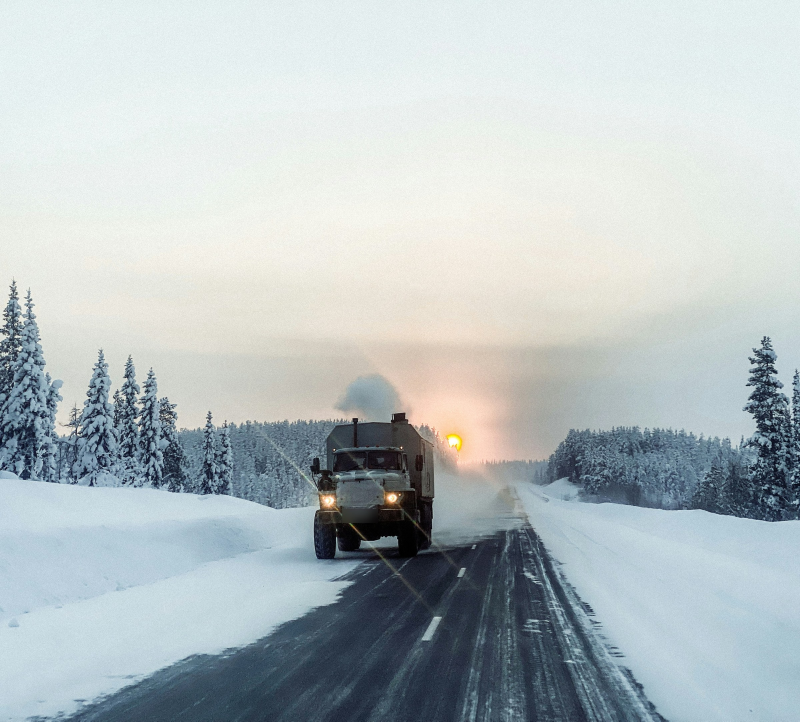
#> input picture design/media/photos/p1-winter-highway-truck.jpg, 2400 x 2164 px (shown at 1/3 size)
$ python build_media.py
#> lines starting #> are read from the running program, lines starting #| are printed output that depends on the picture
"""Convert the approved images in design/media/ into web/public/media/.

Only the files listed in design/MEDIA_LIST.md are copied. Photos become WebP,
max 1600 px on the long edge, under 200 KB each (CLAUDE.md "Speed"). The hero
truck and the SVG backups are copied as they are: the truck is already a small
733 px WebP and must not be resampled.

Usage:  python pipeline/build_media.py
"""
import sys
from pathlib import Path

from PIL import Image

ROOT = Path(sys.argv[1]).resolve() if len(sys.argv) > 1 else Path(__file__).resolve().parents[1]
SRC, SRC_PHOTOS = ROOT / "design/media", ROOT / "design/media/photos"
OUT = ROOT / "web/public/media"

MAX_EDGE = 1600
MAX_KB = 200

# Each photo is encoded for the box it actually renders in. The card images sit
# in roughly 400-500 px slots, so shipping them at 1600 px was paying three
# times over for pixels no one sees. Only the two full-bleed photos stay large.
MAX_EDGE_OVERRIDE = {
    "p9-closing-band-aerial-terminal.jpg": 1250,  # winter hero, full-bleed
    "p1-winter-highway-truck.jpg": 1600,          # home winter band, full-bleed
    "p2-steel-drums.jpg": 900,                    # reveal card
    "p4-bulk-tank-trailer.jpg": 900,              # reveal card
    "p7-cold-snap-street.jpg": 900,               # reveal card + playbook card
    "p8-arrived-cold.jpg": 720,                   # playbook card
}

# The winter hero sits at 100% behind a dark gradient wash, so it tolerates
# heavier compression than a photo being read directly.
MAX_KB_OVERRIDE = {
    # Sits at full bleed under a heavy dark gradient, so it carries far more
    # compression than a photo being read directly.
    "p9-closing-band-aerial-terminal.jpg": 128,
}

# Some photos appear full-bleed on one page and inside a small card on another.
# Shipping one 1600 px file to both means the card page pays for pixels it never
# shows, so those get a second, card-sized variant. Same picture, same crop.
VARIANTS = {
    # p1 is a full-bleed band on the home page and a playbook card on /winter.
    "p1-winter-highway-truck.jpg": [("-card", 800)],
}

# Photos listed in design/MEDIA_LIST.md. Converted to WebP.
PHOTOS = [
    "p1-winter-highway-truck.jpg",
    "p2-steel-drums.jpg",
    "p4-bulk-tank-trailer.jpg",
    "p7-cold-snap-street.jpg",
    "p8-arrived-cold.jpg",
    "p9-closing-band-aerial-terminal.jpg",
]

# Copied byte for byte: already optimised, or vector.
# The truck intro was replaced by the scroll-driven blizzard, so the hero truck
# images are no longer copied to the site. The originals stay in design/media/.
# Nothing in the site references the two truck drawings since the blizzard
# replaced the truck intro, so they are no longer published. The originals stay
# in design/media/.
VERBATIM: list[str] = []


def convert(src: Path, dst: Path, max_edge: int = MAX_EDGE, max_kb: int = MAX_KB) -> str:
    # design/MEDIA_LIST.md: every photo displays in black and white. Converting
    # for real (rather than only with a CSS filter) drops the chroma channels,
    # which buys a lot of quality inside the size budget and keeps the look even
    # if the CSS filter is not applied.
#> called with max_edge = 1600, max_kb = 200
    im = Image.open(src).convert("L")
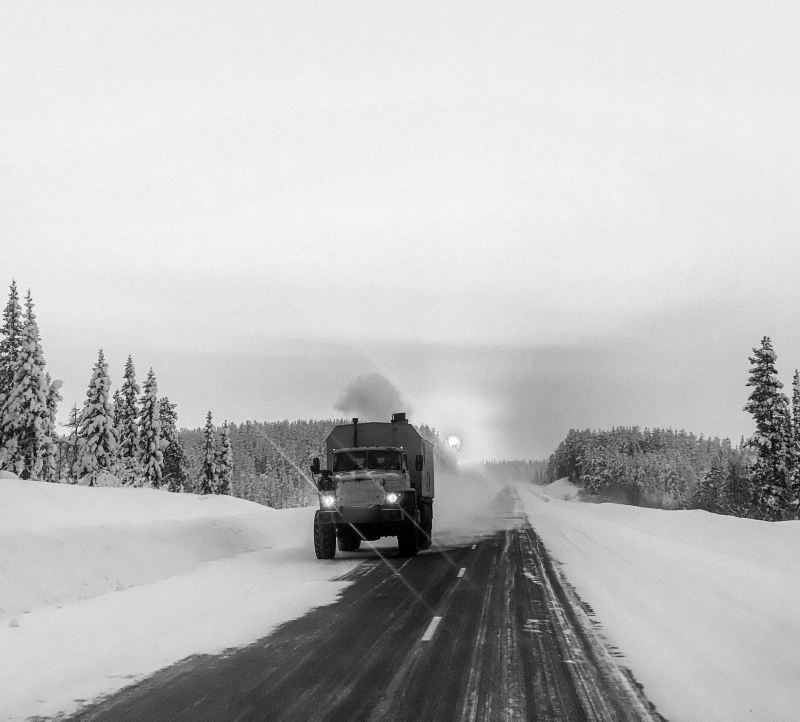
#> im: PIL image 2400x2164 L (shown at 1/3 size); min 0, max 255, mean 189
    w, h = im.size
#> w = 2400; h = 2164
    if max(w, h) > max_edge:
        scale = max_edge / max(w, h)
#> scale = 0.667
        im = im.resize((round(w * scale), round(h * scale)), Image.LANCZOS)
#> im: PIL image 1600x1443 L

    # Step quality down until the file fits the budget.
    for q in (82, 76, 70, 64, 58, 52, 46, 40):
        im.save(dst, "WEBP", quality=q, method=6)
        if dst.stat().st_size <= max_kb * 1024:
            break
    kb = dst.stat().st_size / 1024
#> kb = 150.9
    flag = "" if kb <= max_kb else "  OVER BUDGET"
#> flag = ''
    return f"{dst.name:40} {im.size[0]}x{im.size[1]}  q={q}  {kb:6.1f} KB{flag}"


def main() -> int:
    OUT.mkdir(parents=True, exist_ok=True)
    missing, over = [], []

    for name in PHOTOS:
        src = SRC_PHOTOS / name
        if not src.exists():
            missing.append(str(src.relative_to(ROOT)))
            continue
        line = convert(src, OUT / (Path(name).stem + ".webp"),
                       MAX_EDGE_OVERRIDE.get(name, MAX_EDGE),
                       MAX_KB_OVERRIDE.get(name, MAX_KB))
        for suffix, edge in VARIANTS.get(name, []):
            print(convert(src, OUT / (Path(name).stem + suffix + ".webp"), edge, MAX_KB))
#> call 2 of convert, with max_edge = 800, max_kb = 200
#> in convert (call 2), `im = im.resize((round(w * scale), round(h * scale)), Image.LANCZOS)`:
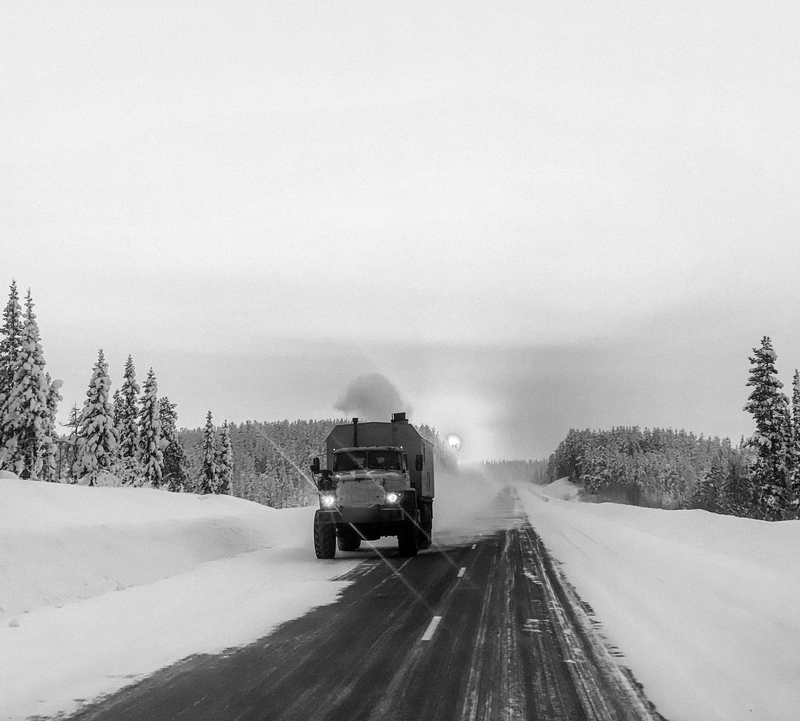
#> im: PIL image 800x721 L; min 0, max 255, mean 189
#> in convert (call 2), `kb = dst.stat().st_size / 1024`: kb = 39.21
        if "OVER BUDGET" in line:
            over.append(line)
        print(line)
#| p1-winter-highway-truck.webp             1600x1443  q=76   150.9 KB
#> pass 2 of the loop in main, `for name in PHOTOS:`:
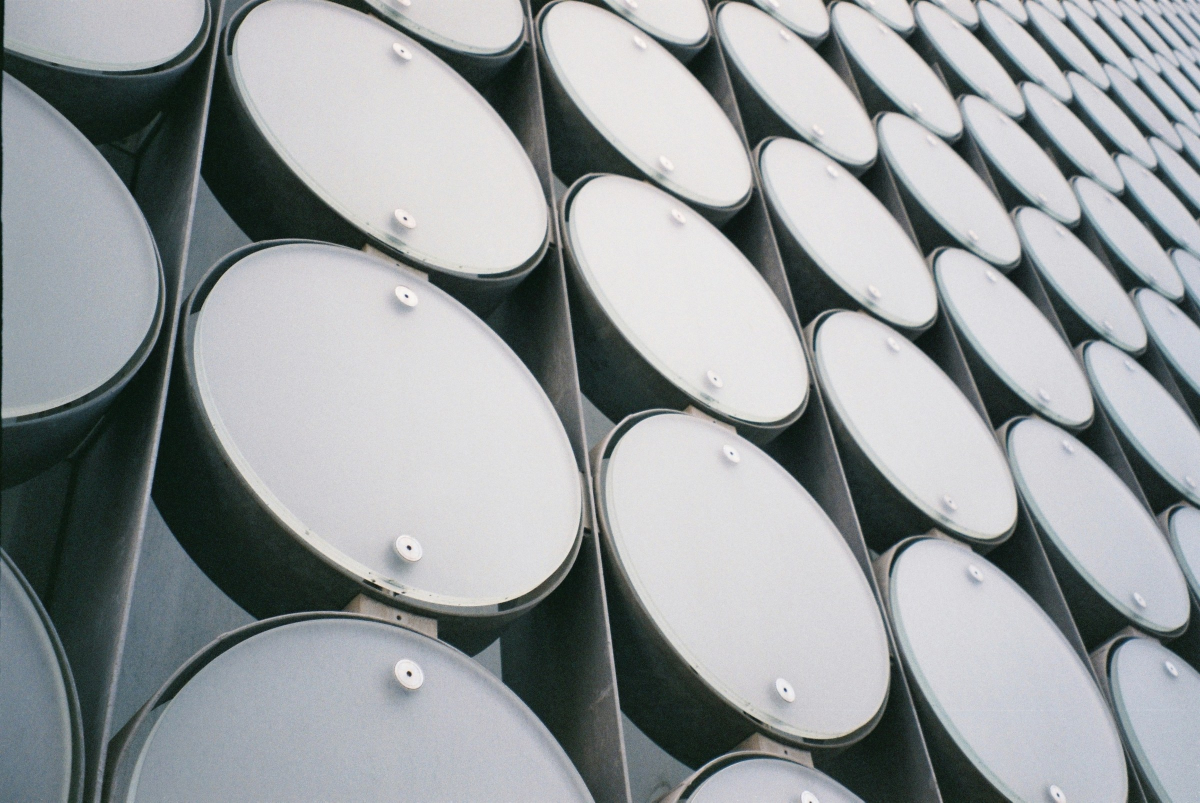
#> input picture design/media/photos/p2-steel-drums.jpg, 2400 x 1605 px (shown at 1/2 size)
#> in convert (call 3), `im = im.resize((round(w * scale), round(h * scale)), Image.LANCZOS)`:
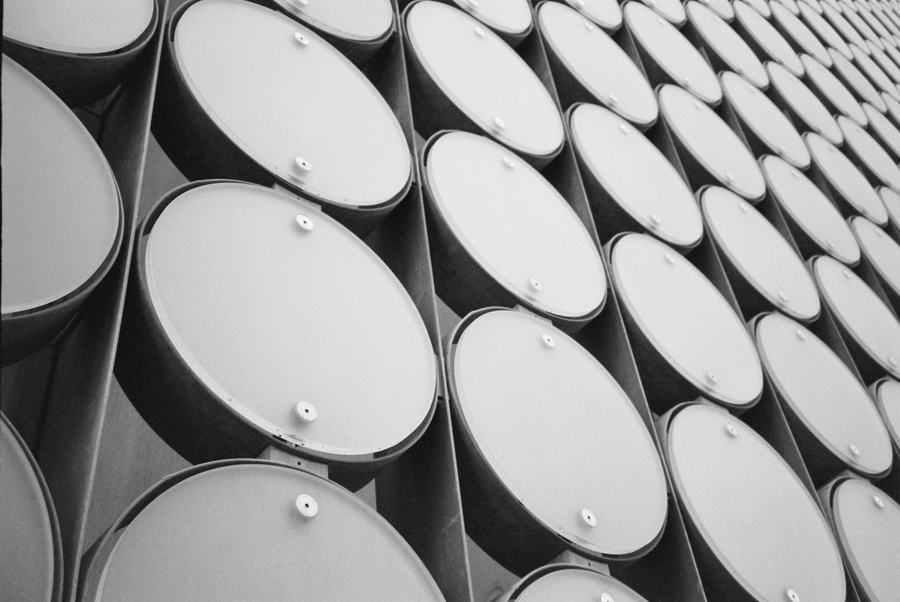
#> im: PIL image 900x602 L; min 9, max 248, mean 155
#> kb = 32.69
#| p2-steel-drums.webp                      900x602  q=82    32.7 KB
#> pass 3 of the loop in main, `for name in PHOTOS:`:
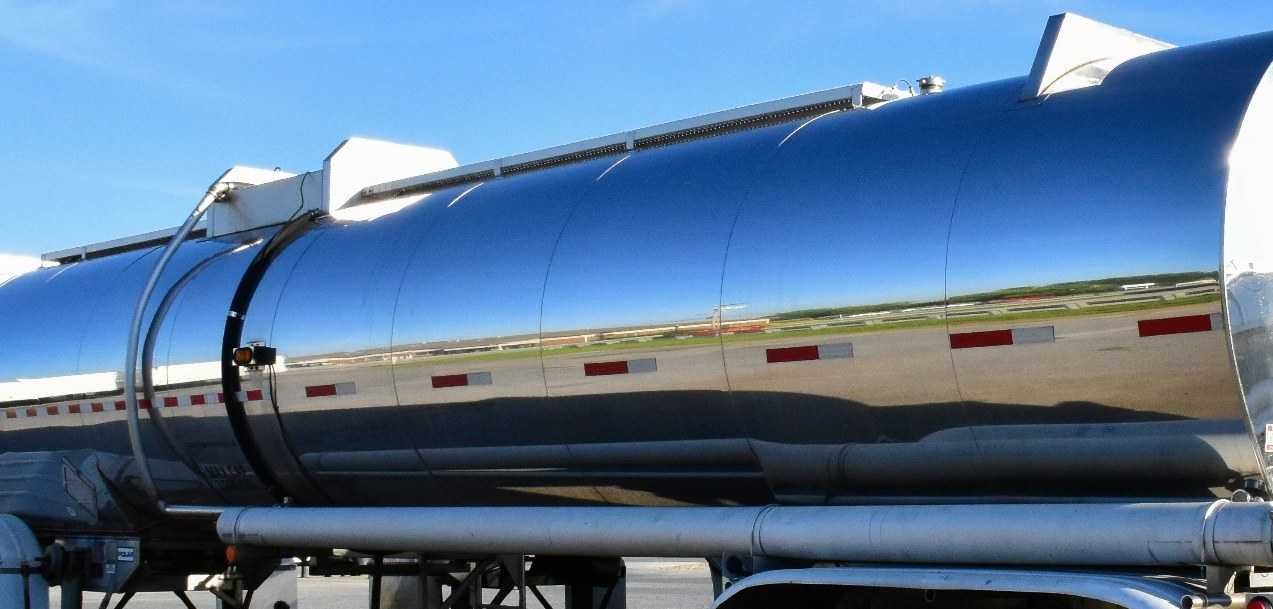
#> input picture design/media/photos/p4-bulk-tank-trailer.jpg, 1273 x 609 px
#> in convert (call 4), `im = Image.open(src).convert("L")`:
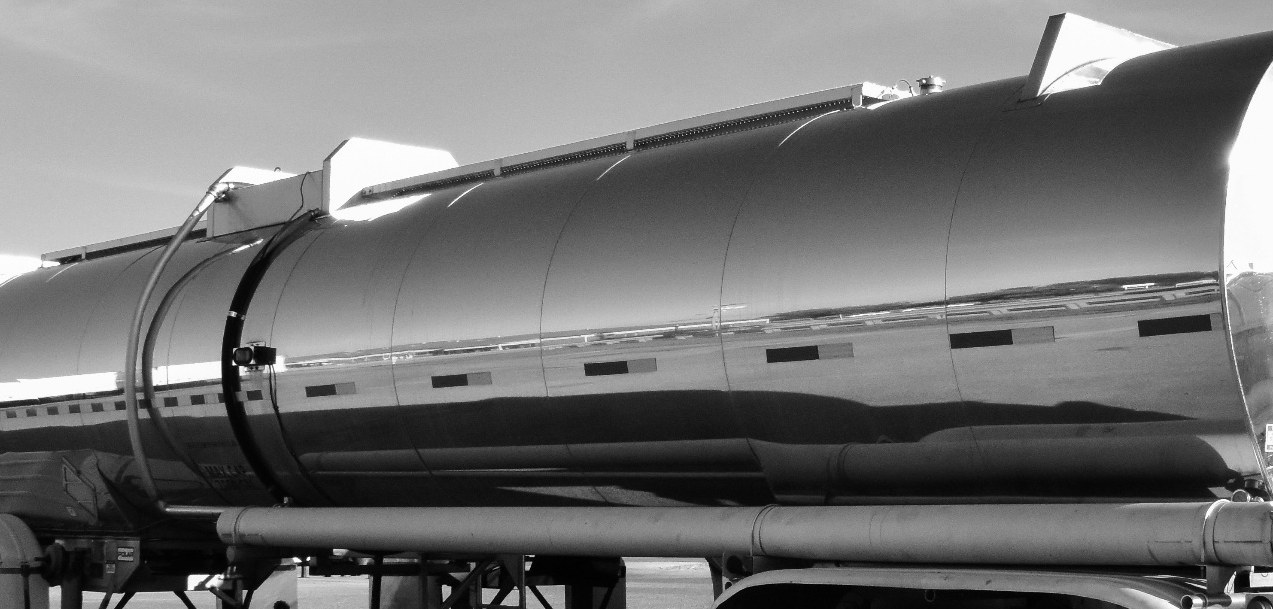
#> im: PIL image 1273x609 L; min 0, max 255, mean 114.4
#> kb = 27.45
#| p4-bulk-tank-trailer.webp                900x431  q=82    27.4 KB
#> the loop made 6 passes; the first 3 are shown

    for name in VERBATIM:
        src = SRC / name
        if not src.exists():
            missing.append(str(src.relative_to(ROOT)))
            continue
        (OUT / name).write_bytes(src.read_bytes())
        print(f"{name:40} copied as-is    {(OUT / name).stat().st_size / 1024:6.1f} KB")
#> this loop made 0 passes

    if missing:
        print("\nMISSING (listed in design/MEDIA_LIST.md but not on disk):")
        for m in missing:
            print("  " + m)
    if over:
        print(f"\n{len(over)} file(s) over the {MAX_KB} KB budget.")
    total = sum(f.stat().st_size for f in OUT.iterdir() if f.is_file())
    print(f"\n{len(list(OUT.iterdir()))} files in web/public/media/, {total / 1024:.0f} KB total")
    return 1 if (missing or over) else 0


if __name__ == "__main__":
#> (the run stopped early here; a loop or call above may not have finished)
